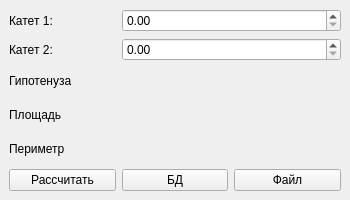
<?xml version="1.0" encoding="UTF-8"?>
<ui version="4.0">
 <class>MainWindow</class>
 <widget class="QMainWindow" name="MainWindow">
  <property name="geometry">
   <rect>
    <x>0</x>
    <y>0</y>
    <width>350</width>
    <height>200</height>
   </rect>
  </property>
  <property name="windowTitle">
   <string>Рассчет треугольников</string>
  </property>
  <property name="windowIcon">
   <iconset theme=":/newPrefix/icon.ico">
    <normaloff>.</normaloff>.</iconset>
  </property>
  <widget class="QWidget" name="centralwidget">
   <layout class="QGridLayout" name="gridLayout">
    <item row="1" column="0">
     <widget class="QLabel" name="label_2">
      <property name="text">
       <string>Катет 2:</string>
      </property>
     </widget>
    </item>
    <item row="5" column="2">
     <widget class="QPushButton" name="fileBtn">
      <property name="text">
       <string>Файл</string>
      </property>
     </widget>
    </item>
    <item row="0" column="1" colspan="2">
     <widget class="QDoubleSpinBox" name="firstSideNum"/>
    </item>
    <item row="2" column="1" colspan="2">
     <widget class="QLabel" name="Hyp">
      <property name="text">
       <string/>
      </property>
     </widget>
    </item>
    <item row="1" column="1" colspan="2">
     <widget class="QDoubleSpinBox" name="secondSideNum"/>
    </item>
    <item row="0" column="0">
     <widget class="QLabel" name="label">
      <property name="text">
       <string>Катет 1:</string>
      </property>
     </widget>
    </item>
    <item row="5" column="1">
     <widget class="QPushButton" name="databaseBtn">
      <property name="text">
       <string>БД</string>
      </property>
     </widget>
    </item>
    <item row="3" column="0">
     <widget class="QLabel" name="label_4">
      <property name="text">
       <string>Площадь</string>
      </property>
     </widget>
    </item>
    <item row="5" column="0">
     <widget class="QPushButton" name="calculateBtn">
      <property name="text">
       <string>Рассчитать</string>
      </property>
     </widget>
    </item>
    <item row="2" column="0">
     <widget class="QLabel" name="label_3">
      <property name="text">
       <string>Гипотенуза</string>
      </property>
     </widget>
    </item>
    <item row="4" column="0">
     <widget class="QLabel" name="label_5">
      <property name="text">
       <string>Периметр</string>
      </property>
     </widget>
    </item>
    <item row="3" column="1" colspan="2">
     <widget class="QLabel" name="area">
      <property name="text">
       <string/>
      </property>
     </widget>
    </item>
    <item row="4" column="1" colspan="2">
     <widget class="QLabel" name="perimetr">
      <property name="text">
       <string/>
      </property>
     </widget>
    </item>
   </layout>
  </widget>
 </widget>
 <resources/>
 <connections/>
</ui>
